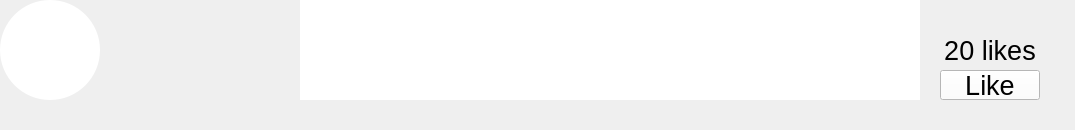
        <widget class="QWidget" name="Comment3">

            <property name="geometry">
                <rect>
                <x>100</x>
                <y>460</y>
                <width>1075</width>
                <height>130</height>
                </rect>
            </property>

            <widget class="QPushButton" name="Avatar3">

                <property name="geometry">
                    <rect>
                    <x>0</x>
                    <y>0</y>
                    <width>100</width>
                    <height>100</height>
                    </rect>
                </property>
    
                <property name="font">
                    <font>
                    <family>Arial</family>
                    <pointsize>12</pointsize>
                    <weight>75</weight>
                    <bold>true</bold>
                    </font>
                </property>
    
                <property name="cursor">
                    <cursorShape>ArrowCursor</cursorShape>
                </property>
    
                <property name="styleSheet">
                    <string notr="true">
                        QPushButton{
                            background: rgb(255, 255, 255);
                            background-image : url(resources/avatar_m_1.png);
                            background-repeat: no-repeat;
                            background-position: center;
                            border-radius: 50px;
                        }
                        QPushButton:hover{
                            background: rgb(255, 255, 255);
                            background-image : url(resources/avatar_m_1.png);
                            background-repeat: no-repeat;
                            background-position: center;
                            border-radius: 50px;
                        }
                        QPushButton:pressed{
                            background: rgb(255, 255, 255);
                            background-image : url(resources/avatar_m_1.png);
                            background-repeat: no-repeat;
                            background-position: center;
                            border-radius: 50px;
                        }            
                    </string>
                </property>
    
                <property name="text">
                    <string/>
                </property>
    
            </widget>
    
            <widget class="QLabel" name="Avatar3Name">

                <property name="geometry">
                    <rect>
                    <x>120</x>
                    <y>15</y>
                    <width>150</width>
                    <height>30</height>
                    </rect>
                </property>

                <property name="font">
                    <font>
                    <family>Arial</family>
                    <pointsize>20</pointsize>
                    <weight>40</weight>
                    <bold>false</bold>
                    </font>
                </property>

                <property name="styleSheet">
                    <string notr="true">
                        QLabel{
                            color: rgb(0, 0, 0);
                        }
                    </string>
                </property>

                <property name="alignment">
                    <set>Qt::AlignLeading|Qt::AlignLeft|Qt::AlignVCenter</set>
                </property>

            </widget>
    
            <widget class="QLabel" name="PostDate3">

                <property name="geometry">
                    <rect>
                    <x>120</x>
                    <y>45</y>
                    <width>150</width>
                    <height>30</height>
                    </rect>
                </property>
                
                <property name="font">
                    <font>
                    <family>Arial</family>
                    <pointsize>20</pointsize>
                    <weight>40</weight>
                    <bold>false</bold>
                    </font>
                </property>

                <property name="styleSheet">
                    <string notr="true">
                        QLabel{
                            color: rgb(0, 0, 0);
                        }
                    </string>
                </property>

                <property name="alignment">
                    <set>Qt::AlignLeading|Qt::AlignLeft|Qt::AlignVCenter</set>
                </property>

            </widget>
    
            <widget class="QLabel" name="Avatar3Comment">

                <property name="geometry">
                    <rect>
                    <x>300</x>
                    <y>0</y>
                    <width>620</width>
                    <height>100</height>
                    </rect>
                </property>

                <property name="font">
                    <font>
                    <family>Times New Roman</family>
                    <weight>50</weight>
                    <pointsize>20</pointsize>
                    </font>
                </property>

                <property name="styleSheet">
                    <string notr="true">
                        QLabel{
                            background-color: white; 
                            color: rgb(0, 0, 0);
                            padding: 10px; 
                            font-style: oblique;
                        }
                    </string>
                </property>

                <property name="alignment">
                    <set>Qt::AlignLeft|Qt::AlignLeading</set>
                </property>

            </widget>
    
            <widget class="QLabel" name="Comment3LikeLabel">

                <property name="geometry">
                    <rect>
                    <x>940</x>
                    <y>35</y>
                    <width>100</width>
                    <height>30</height>
                    </rect>
                </property>

                <property name="font">
                    <font>
                    <family>Arial</family>
                    <pointsize>20</pointsize>
                    <weight>40</weight>
                    <bold>false</bold>
                    </font>
                </property>

                <property name="styleSheet">
                    <string notr="true">
                        QLabel{
                            color: rgb(0, 0, 0);
                        }
                    </string>
                </property>

                <property name="text">
                    <string>20 likes</string>
                </property>

                <property name="alignment">
                    <set>Qt::AlignCenter|Qt::AlignHCenter|Qt::AlignLeading|Qt::AlignVCenter</set>
                </property>

            </widget>
    
            <widget class="QPushButton" name="Comment3LikeButton">

                <property name="geometry">
                    <rect>
                    <x>940</x>
                    <y>70</y>
                    <width>100</width>
                    <height>30</height>
                    </rect>
                </property>

                <property name="font">
                    <font>
                    <family>Arial</family>
                    <pointsize>20</pointsize>
                    </font>
                </property>

                <property name="cursor">
                    <cursorShape>ArrowCursor</cursorShape>
                </property>

                <property name="styleSheet">
                    <string notr="true">
                        QPushButton{
                            background: rgb(255, 255, 255);
                            background-repeat: no-repeat;
                            background-position: center;
                        }
                        QPushButton:hover{
                            background: rgb(224, 224, 224);
                            
                            background-repeat: no-repeat;
                            background-position: center;
                        }
                        QPushButton:pressed{
                            background: rgb(192, 192, 192);
                            
                            background-repeat: no-repeat;
                            background-position: center;
                        }
                    </string>
                </property>

                <property name="text">
                    <string>Like</string>
                </property>

            </widget>

            <widget class="QLabel" name="Comment3Course">

                <property name="geometry">
                    <rect>
                    <x>785</x>
                    <y>75</y>
                    <width>175</width>
                    <height>30</height>
                    </rect>
                </property>

                <property name="font">
                    <font>
                    <family>Arial</family>
                    <pointsize>12</pointsize>
                    <weight>30</weight>
                    <bold>false</bold>
                    </font>
                </property>

                <property name="styleSheet">
                    <string notr="true">
                        QLabel{
                            color: rgb(128, 128, 128);
                        }
                    </string>
                </property>

                <property name="alignment">
                    <set>Qt::AlignCenter|Qt::AlignHCenter|Qt::AlignLeading|Qt::AlignVCenter</set>
                </property>

            </widget>            


        </widget>
